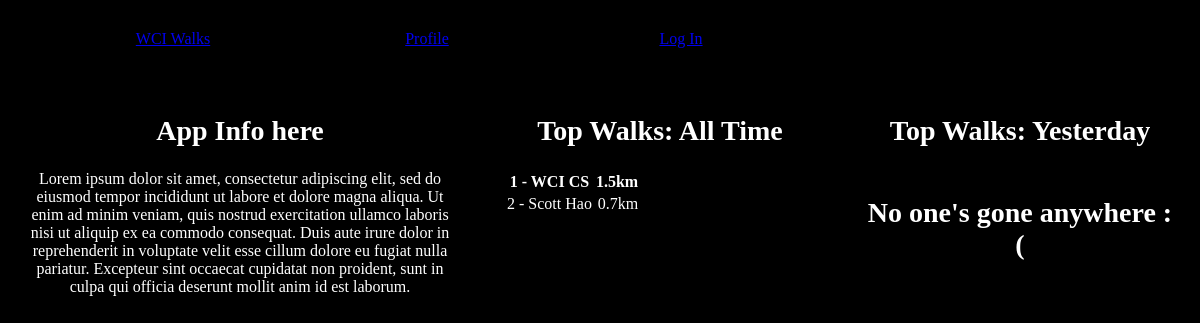
Before: / with the older database file.
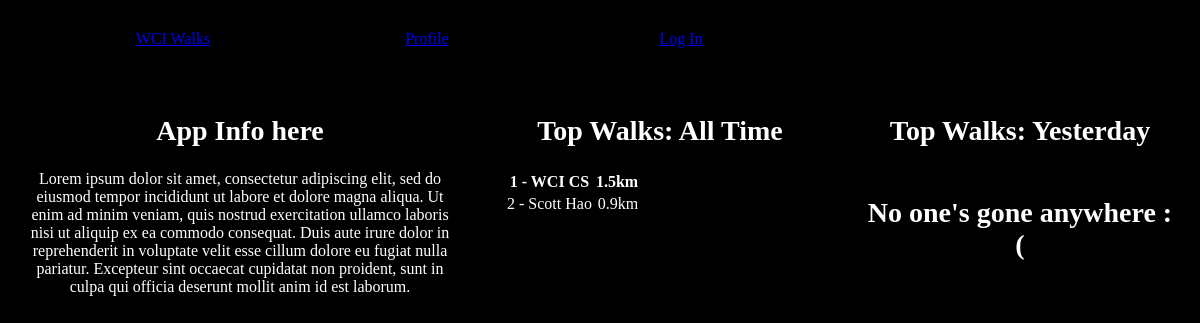
After: the same page with the newer database file.
### tables this page shows
CREATE TABLE users (
    id TEXT PRIMARY KEY,
    email TEXT UNIQUE NOT NULL,
    username TEXT NOT NULL,
    distance INTEGER NOT NULL,
    active TINYINT DEFAULT 1
);

### application/controllers/index.py (the view)
@bp.route('/', methods=('GET',))
def home():
    db = database.get_db()
    total = db.execute(
        'SELECT * FROM total'
    ).fetchone()
    return render_template(
        'index.html',
        alltimeleaderboard=get_all_time_leaderboard(),
        yesterdayleaderboard=get_day_leaderboard(datetime.date.today()-datetime.timedelta(days=1)),
        total=total
    )

### application/models/database.py (called while the page is built)
def get_db():
    if 'db' not in g:
        g.db = sqlite3.connect(
            current_app.config['DB'], detect_types=sqlite3.PARSE_DECLTYPES
        )
        g.db.row_factory = sqlite3.Row
    return g.db

def teardown_db(err=None):
    db = g.pop('db', None)
    if db is not None:
        db.close()

### application/templates/utils.py (called while the page is built)
def get_all_time_leaderboard():
    db = database.get_db()
    userdistances = db.execute(
        "SELECT username, distance FROM users;"
    ).fetchall()
    userdistances.sort(key=lambda user: user[1], reverse=True)
    return userdistances[:15]

def get_day_leaderboard(date):
    db = database.get_db()
    userdistances = db.execute(
        "SELECT username, distance FROM walks WHERE walkdate=?;", (date,)
    ).fetchall()
    userdistances.sort(key=lambda user: user[1], reverse=True)
    return userdistances[:10]

### application/templates/index.html
{% extends "utils/layout.html" %}
{% block body %}
    <div class='columns'>
        <div class="column appinfo">
            <h2>App Info here</h2>
            <p>Lorem ipsum dolor sit amet,
                consectetur adipiscing elit,
                sed do eiusmod tempor incididunt
                ut labore et dolore magna aliqua.
                Ut enim ad minim veniam, quis
                nostrud exercitation ullamco
                laboris nisi ut aliquip ex ea
                commodo consequat. Duis aute irure
                dolor in reprehenderit in
                voluptate velit esse cillum dolore
                eu fugiat nulla pariatur.
                Excepteur sint occaecat cupidatat
                non proident, sunt in culpa qui
                officia deserunt mollit anim id
                est laborum.</p>
        </div>
        <div class="column leaderboard">
            <h2>Top Walks: All Time</h2>
            <table>
                {% if alltimeleaderboard|length > 0 and alltimeleaderboard[0][1] > 0 %}
                    <tr class="bold"><td>1 - {{alltimeleaderboard[0][0]}}</td><td class="d">{{alltimeleaderboard[0][1]}}km</td></tr>
                    {% for i in range(1, [alltimeleaderboard|length, 21] | min) %}
                        {% if alltimeleaderboard[i][1]>0 %}<tr><td>{{i+1}} - {{alltimeleaderboard[i][0]}}</td><td class="d">{{alltimeleaderboard[i][1]}}km</td></tr>{% endif %}
                    {% endfor %}
                {% else %}
                    <tr><td><h2>No one went anywhere yesterday.</h2></td></tr>
                {% endif %}
            </table>
        </div>
        <div class="column leaderboard">
            <h2>Top Walks: Yesterday</h2>
            <table>
                {% if yesterdayleaderboard|length > 0 and yesterdayleaderboard[0][1] > 0 %}
                    <tr class="bold"><td>1 - {{yesterdayleaderboard[0][0]}}</td><td class="d">{{yesterdayleaderboard[0][1]}}km</td></tr>
                    {% for i in range(1, [yesterdayleaderboard|length, 21] | min) %}
                        {% if yesterdayleaderboard[i][1]>0 %}<tr><td>{{i+1}} - {{yesterdayleaderboard[i][0]}}</td><td class="d">{{yesterdayleaderboard[i][1]}}km</td></tr>{% endif %}
                    {% endfor %}
                {% else %}
                    <tr><td><h2>No one's gone anywhere :(</h2></td></tr>
                {% endif %}
            </table>
        </div>
    </div>
{% endblock %}

### application/templates/utils/layout.html (shortened to what this page needs)
<!DOCTYPE html>
<html height="100%">
    <head>
        <link rel="stylesheet" href="{{ url_for('static', filename='style.css') }}" type="text/css"/>
    </head>
    <body>
        {% include "utils/navbar.html" %}
        {% block body %}
        {% endblock %}
    </body>
</html>

### application/templates/utils/navbar.html
<nav>
    <ul>
        <li>
            <a href="/">WCI Walks</a>
        </li>
        <li>
            <a href="/users">Profile</a>
        </li>
        {% if current_user is defined and current_user.is_authenticated %}
        <li>
            <a href="/users/logout">Log Out</a>
        </li>
        {% else %}
        <li>
            <a href="/users/login">Log In</a>
        </li>
        {% endif %}
    </ul>
</nav>

### application/static/style.css (style rules this page uses)
body { margin: 0; padding: 0; background-color: black; color: white; }
h2 { font-size: 1.75em; }
li { list-style-type: none; }
nav { width: 100%; }
nav ul { margin: 30px 0 15px 0; padding: 0 0 0 4%; width: 100%; max-width: 1000px; }
nav li { margin: 0; padding: 0; width: 25%; display: inline-block; text-align: center; }
.columns { margin: 20px 0; overflow: auto; text-align: center; }
.column { box-sizing: border-box; margin: 0; padding: 2%; float: left; text-align: center; }
.appinfo { width: 40%; min-width: 200px; }
.leaderboard { width: 30%; min-width: 200px; }
.bold { font-weight: bold; }
.d { float: right; }

Changed rows visible on the page:
changed users "Scott Hao": distance 0.7 → 0.9 (drawn)
Other visible differences:
new list line: "2 - km"
new list line: "Scott Hao 0.9"
list line gone: "2 - km"
list line gone: "Scott Hao 0.7"
